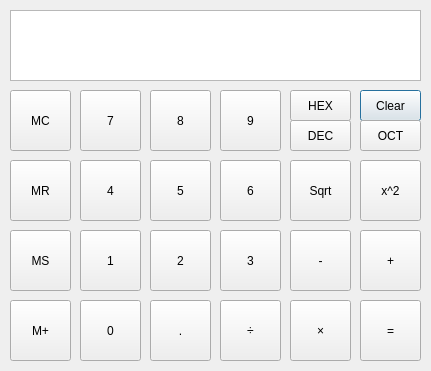
<?xml version="1.0" encoding="UTF-8"?>
<ui version="4.0">
 <class>Calc</class>
 <widget class="QDialog" name="Calc">
  <property name="geometry">
   <rect>
    <x>0</x>
    <y>0</y>
    <width>431</width>
    <height>371</height>
   </rect>
  </property>
  <property name="windowTitle">
   <string>Dialog</string>
  </property>
  <widget class="QTextBrowser" name="textBrowser">
   <property name="geometry">
    <rect>
     <x>10</x>
     <y>10</y>
     <width>411</width>
     <height>71</height>
    </rect>
   </property>
  </widget>
  <widget class="QPushButton" name="clearButton">
   <property name="geometry">
    <rect>
     <x>360</x>
     <y>90</y>
     <width>61</width>
     <height>31</height>
    </rect>
   </property>
   <property name="text">
    <string>Clear</string>
   </property>
  </widget>
  <widget class="QPushButton" name="hexButton">
   <property name="geometry">
    <rect>
     <x>290</x>
     <y>90</y>
     <width>61</width>
     <height>31</height>
    </rect>
   </property>
   <property name="text">
    <string>HEX</string>
   </property>
  </widget>
  <widget class="QPushButton" name="decButton">
   <property name="geometry">
    <rect>
     <x>290</x>
     <y>120</y>
     <width>61</width>
     <height>31</height>
    </rect>
   </property>
   <property name="text">
    <string>DEC</string>
   </property>
  </widget>
  <widget class="QPushButton" name="octButton">
   <property name="geometry">
    <rect>
     <x>360</x>
     <y>120</y>
     <width>61</width>
     <height>31</height>
    </rect>
   </property>
   <property name="text">
    <string>OCT</string>
   </property>
  </widget>
  <widget class="QPushButton" name="mcButton">
   <property name="geometry">
    <rect>
     <x>10</x>
     <y>90</y>
     <width>61</width>
     <height>61</height>
    </rect>
   </property>
   <property name="text">
    <string>MC</string>
   </property>
  </widget>
  <widget class="QPushButton" name="sevenButton">
   <property name="geometry">
    <rect>
     <x>80</x>
     <y>90</y>
     <width>61</width>
     <height>61</height>
    </rect>
   </property>
   <property name="text">
    <string>7</string>
   </property>
  </widget>
  <widget class="QPushButton" name="eightButton">
   <property name="geometry">
    <rect>
     <x>150</x>
     <y>90</y>
     <width>61</width>
     <height>61</height>
    </rect>
   </property>
   <property name="text">
    <string>8</string>
   </property>
  </widget>
  <widget class="QPushButton" name="nineButton">
   <property name="geometry">
    <rect>
     <x>220</x>
     <y>90</y>
     <width>61</width>
     <height>61</height>
    </rect>
   </property>
   <property name="text">
    <string>9</string>
   </property>
  </widget>
  <widget class="QPushButton" name="divideButton">
   <property name="geometry">
    <rect>
     <x>220</x>
     <y>300</y>
     <width>61</width>
     <height>61</height>
    </rect>
   </property>
   <property name="text">
    <string>÷</string>
   </property>
  </widget>
  <widget class="QPushButton" name="sqrtButton">
   <property name="geometry">
    <rect>
     <x>290</x>
     <y>160</y>
     <width>61</width>
     <height>61</height>
    </rect>
   </property>
   <property name="text">
    <string>Sqrt</string>
   </property>
  </widget>
  <widget class="QPushButton" name="fourButton">
   <property name="geometry">
    <rect>
     <x>80</x>
     <y>160</y>
     <width>61</width>
     <height>61</height>
    </rect>
   </property>
   <property name="text">
    <string>4</string>
   </property>
  </widget>
  <widget class="QPushButton" name="powButton">
   <property name="geometry">
    <rect>
     <x>360</x>
     <y>160</y>
     <width>61</width>
     <height>61</height>
    </rect>
   </property>
   <property name="text">
    <string>x^2</string>
   </property>
  </widget>
  <widget class="QPushButton" name="fiveButton">
   <property name="geometry">
    <rect>
     <x>150</x>
     <y>160</y>
     <width>61</width>
     <height>61</height>
    </rect>
   </property>
   <property name="text">
    <string>5</string>
   </property>
  </widget>
  <widget class="QPushButton" name="mrButton">
   <property name="geometry">
    <rect>
     <x>10</x>
     <y>160</y>
     <width>61</width>
     <height>61</height>
    </rect>
   </property>
   <property name="text">
    <string>MR</string>
   </property>
  </widget>
  <widget class="QPushButton" name="sixButton">
   <property name="geometry">
    <rect>
     <x>220</x>
     <y>160</y>
     <width>61</width>
     <height>61</height>
    </rect>
   </property>
   <property name="text">
    <string>6</string>
   </property>
  </widget>
  <widget class="QPushButton" name="multiplyButton">
   <property name="geometry">
    <rect>
     <x>290</x>
     <y>300</y>
     <width>61</width>
     <height>61</height>
    </rect>
   </property>
   <property name="text">
    <string>×</string>
   </property>
  </widget>
  <widget class="QPushButton" name="mplusButton">
   <property name="geometry">
    <rect>
     <x>10</x>
     <y>300</y>
     <width>61</width>
     <height>61</height>
    </rect>
   </property>
   <property name="text">
    <string>M+</string>
   </property>
  </widget>
  <widget class="QPushButton" name="oneButton">
   <property name="geometry">
    <rect>
     <x>80</x>
     <y>230</y>
     <width>61</width>
     <height>61</height>
    </rect>
   </property>
   <property name="text">
    <string>1</string>
   </property>
  </widget>
  <widget class="QPushButton" name="equallyButton">
   <property name="geometry">
    <rect>
     <x>360</x>
     <y>300</y>
     <width>61</width>
     <height>61</height>
    </rect>
   </property>
   <property name="text">
    <string>=</string>
   </property>
  </widget>
  <widget class="QPushButton" name="twoButton">
   <property name="geometry">
    <rect>
     <x>150</x>
     <y>230</y>
     <width>61</width>
     <height>61</height>
    </rect>
   </property>
   <property name="text">
    <string>2</string>
   </property>
  </widget>
  <widget class="QPushButton" name="msButton">
   <property name="geometry">
    <rect>
     <x>10</x>
     <y>230</y>
     <width>61</width>
     <height>61</height>
    </rect>
   </property>
   <property name="text">
    <string>MS</string>
   </property>
  </widget>
  <widget class="QPushButton" name="dotButton">
   <property name="geometry">
    <rect>
     <x>150</x>
     <y>300</y>
     <width>61</width>
     <height>61</height>
    </rect>
   </property>
   <property name="text">
    <string>.</string>
   </property>
  </widget>
  <widget class="QPushButton" name="plusButton">
   <property name="geometry">
    <rect>
     <x>360</x>
     <y>230</y>
     <width>61</width>
     <height>61</height>
    </rect>
   </property>
   <property name="text">
    <string>+</string>
   </property>
  </widget>
  <widget class="QPushButton" name="threeButton">
   <property name="geometry">
    <rect>
     <x>220</x>
     <y>230</y>
     <width>61</width>
     <height>61</height>
    </rect>
   </property>
   <property name="text">
    <string>3</string>
   </property>
  </widget>
  <widget class="QPushButton" name="zeroButton">
   <property name="geometry">
    <rect>
     <x>80</x>
     <y>300</y>
     <width>61</width>
     <height>61</height>
    </rect>
   </property>
   <property name="text">
    <string>0</string>
   </property>
  </widget>
  <widget class="QPushButton" name="substractButton">
   <property name="geometry">
    <rect>
     <x>290</x>
     <y>230</y>
     <width>61</width>
     <height>61</height>
    </rect>
   </property>
   <property name="text">
    <string>-</string>
   </property>
  </widget>
 </widget>
 <resources/>
 <connections/>
</ui>
